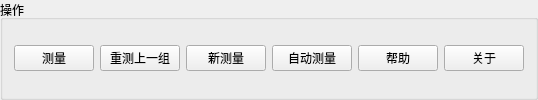
      <widget class="QGroupBox" name="groupBox">
       <property name="sizePolicy">
        <sizepolicy hsizetype="Preferred" vsizetype="Fixed">
         <horstretch>0</horstretch>
         <verstretch>0</verstretch>
        </sizepolicy>
       </property>
       <property name="title">
        <string>操作</string>
       </property>
       <layout class="QHBoxLayout" name="horizontalLayout_8">
        <item>
         <widget class="QPushButton" name="measureButton">
          <property name="maximumSize">
           <size>
            <width>80</width>
            <height>16777215</height>
           </size>
          </property>
          <property name="text">
           <string>测量</string>
          </property>
         </widget>
        </item>
        <item>
         <widget class="QPushButton" name="remeasureButton">
          <property name="maximumSize">
           <size>
            <width>80</width>
            <height>16777215</height>
           </size>
          </property>
          <property name="text">
           <string>重测上一组</string>
          </property>
         </widget>
        </item>
        <item>
         <widget class="QPushButton" name="pushButton">
          <property name="sizePolicy">
           <sizepolicy hsizetype="Fixed" vsizetype="Fixed">
            <horstretch>0</horstretch>
            <verstretch>0</verstretch>
           </sizepolicy>
          </property>
          <property name="text">
           <string>新测量</string>
          </property>
         </widget>
        </item>
        <item>
         <widget class="QPushButton" name="autoMeasureButton">
          <property name="maximumSize">
           <size>
            <width>80</width>
            <height>16777215</height>
           </size>
          </property>
          <property name="text">
           <string>自动测量</string>
          </property>
         </widget>
        </item>
        <item>
         <widget class="QPushButton" name="helpButton">
          <property name="maximumSize">
           <size>
            <width>80</width>
            <height>16777215</height>
           </size>
          </property>
          <property name="text">
           <string>帮助</string>
          </property>
         </widget>
        </item>
        <item>
         <widget class="QPushButton" name="aboutButton">
          <property name="maximumSize">
           <size>
            <width>80</width>
            <height>16777215</height>
           </size>
          </property>
          <property name="text">
           <string>关于</string>
          </property>
         </widget>
        </item>
       </layout>
      </widget>
